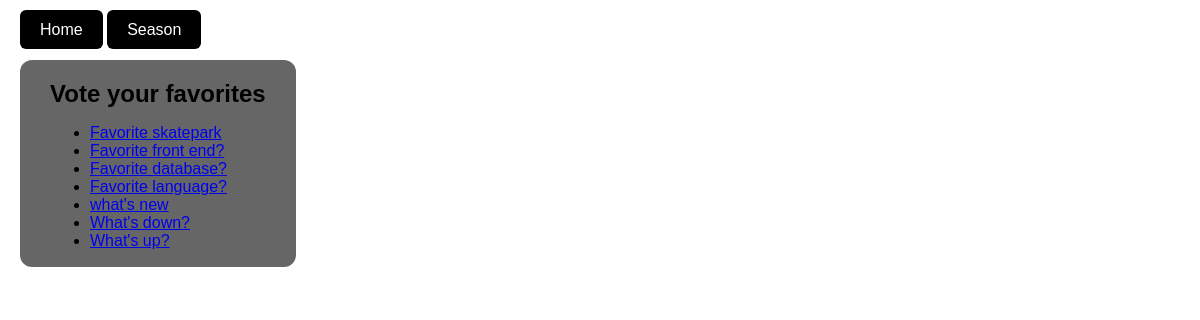
/polls/, run on an earlier commit of the app's database.
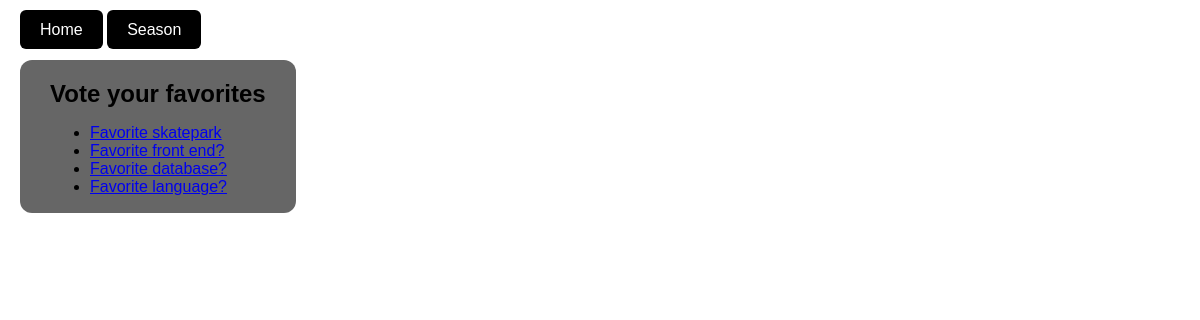
And on a later commit of the database.
### polls/models.py (models this page shows, shortened)
class Question(models.Model):
    question_text = models.CharField(max_length=200)
    pub_date = models.DateTimeField("date published")

### polls/views.py (the view)
# urls.py: path("", views.IndexView.as_view(), name="index"),
class IndexView(generic.ListView):
    template_name = "polls/index.html"
    context_object_name = "latest_question_list"
    def get_queryset(self):
        return Question.objects.filter(pub_date__lte=timezone.now()).order_by("-pub_date")

### polls/templates/polls/index.html (shortened to what this page needs)
{% extends "base.html" %}
{% block content %}
<div class="text-box">
  <h2>Vote your favorites</h2>
  {% if latest_question_list %}
    <ul>
      {% for question in latest_question_list %}
        <li><a href="{% url 'polls:detail' question.id %}">{{ question.question_text }}</a></li>
      {% endfor %}
    </ul>
  {% else %}
    <p>No polls are available.</p>
  {% endif %}
</div>
{% endblock %}

### polls/templates/base.html (shortened to what this page needs)
{% load static %}
<!doctype html>
<html lang="en-US">
  <head>
    <link rel="stylesheet" href="{% static 'polls/styles.css' %}">
  </head>
  <body data-bg="{{ bg_url }}">
    <header>
      <a href="{% url 'polls:index' %}" class="header-button">Home</a>
      <div class="dropdown">
        <button id="bgButton" class="header-button">Season</button>
      </div>
    </header>
      <div id="content">
        {% block content %}{% endblock %}
      </div>
  </body>
</html>

### polls/static/polls/styles.css (style rules this page uses)
html, body { height: 100%; margin: 0; }
body { background-size: cover; font-family: Arial, sans-serif; color: black; padding-top: 60px; }
header { position: fixed; top: 0; left: 0; width: 100%; padding: 10px 20px; z-index: 100; }
.header-button, .header-button:link, .header-button:visited, button.header-button { display: inline-block; padding: 10px 20px; background-color: black; color: white; border: none; border-radius: 6px; text-decoration: none; cursor: pointer; font-size: 16px; line-height: 1.2; }
button.header-button { font-family: inherit; }
.text-box { background-color: rgba(0,0,0,0.6); color: black; padding: 20px 30px 1px 30px; border-radius: 12px; display: inline-block; font-size: 16px; margin-left: 20px; }
.text-box p, .text-box h1, .text-box h2, .text-box h3 { margin-top: 0; margin-bottom: 0.5em; }
.dropdown { position: relative; display: inline-block; }

What changed in the data, as far as the page shows it:
removed Question: question_text "what's new"
removed Question: question_text "What's down?"
removed Question: question_text "What's up?"
